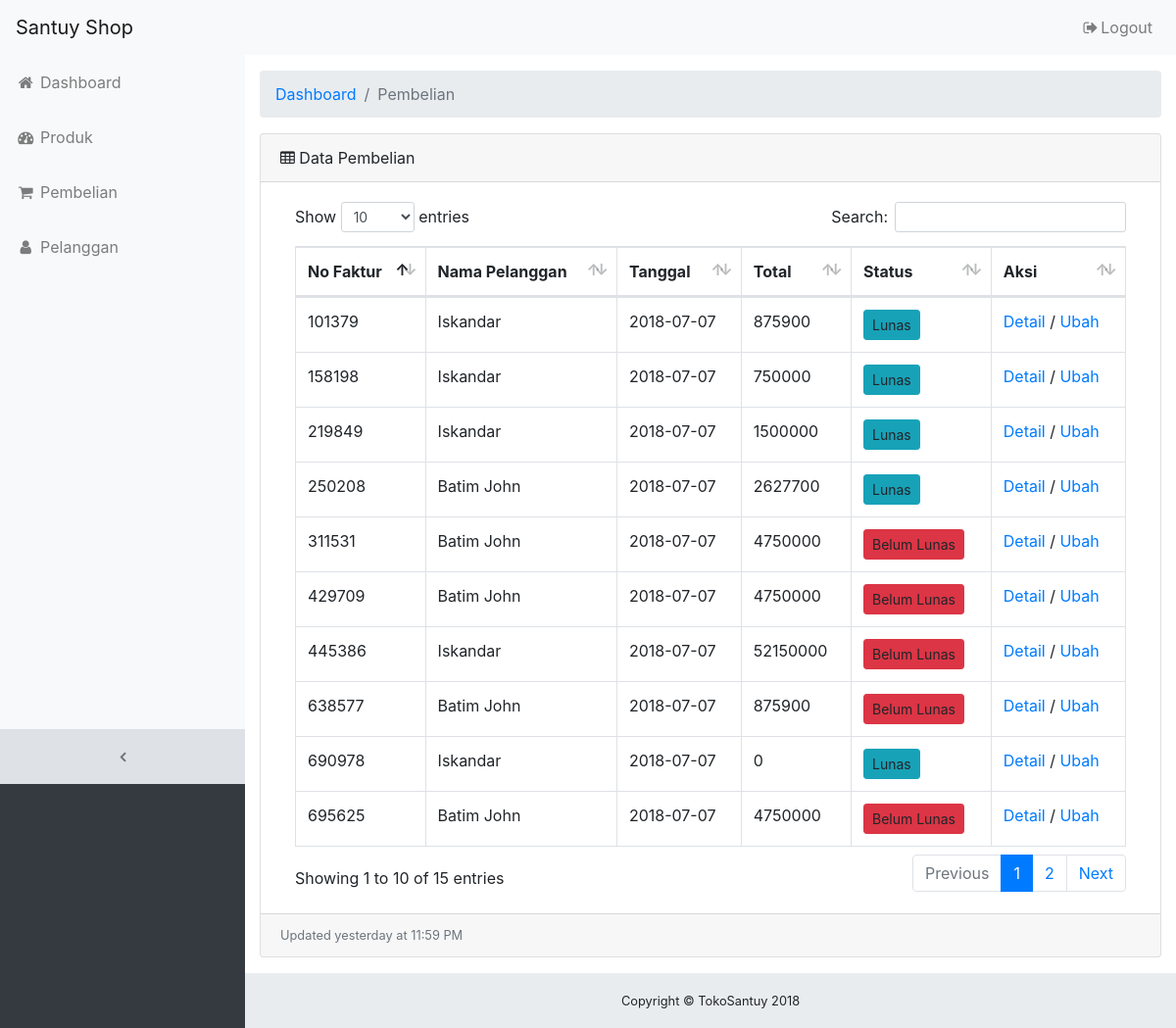
The app's page /admin/pembelian (signed in) with its own data.
### tables this page shows
CREATE TABLE `pembelian` (
  `id_pembelian` int(11) NOT NULL,
  `no_faktur` int(6) DEFAULT NULL,
  `id_pelanggan` int(11) DEFAULT NULL,
  `tanggal_pembelian` date DEFAULT NULL,
  `total_pembelian` int(11) DEFAULT NULL,
  `status_pembelian` varchar(30) NOT NULL DEFAULT 'Belum Lunas'
);

CREATE TABLE `pelanggan` (
  `id_pelanggan` int(11) NOT NULL,
  `email_pelanggan` varchar(100) DEFAULT NULL,
  `password_pelanggan` varchar(100) DEFAULT NULL,
  `nama_pelanggan` varchar(100) DEFAULT NULL,
  `alamat_pelanggan` text NOT NULL,
  `telepon_pelanggan` varchar(25) DEFAULT NULL
);

### admin/pembelian.php (the view)
<ol class="breadcrumb">
  <li class="breadcrumb-item">
    <a href="index.php">Dashboard</a>
  </li>
  <li class="breadcrumb-item active">Pembelian</li>
</ol>
<div class="card mb-3">
  <div class="card-header">
    <i class="fa fa-table"></i> Data Pembelian</div>
  <div class="card-body">
    <div class="table-responsive">
      <table class="table table-bordered" id="dataTable" width="100%" cellspacing="0">
        <thead>
          <tr>
            <th>No Faktur</th>
            <th>Nama Pelanggan</th>
            <th>Tanggal</th>
            <th>Total</th>
            <th>Status</th>
            <th>Aksi</th>
          </tr>
        </thead>
        <tbody>
          <?php $no=1;
                $ambil=$koneksi->query("SELECT * FROM pembelian JOIN pelanggan ON pembelian.id_pelanggan=pelanggan.id_pelanggan");
                while($pecah = $ambil->fetch_assoc()){ ?>
          <tr>
            <td><?php echo $pecah['no_faktur']; ?></td>
            <td><?php echo $pecah['nama_pelanggan']; ?></td>
            <td><?php echo $pecah['tanggal_pembelian']; ?></td>
            <td><?php echo $pecah['total_pembelian']; ?></td>
            <td><?php if($pecah['status_pembelian']=="Belum Lunas"){?>
                  <a class="btn btn-danger btn-sm">Belum Lunas</a>
                <?php }else{ ?>
                  <a class="btn btn-info btn-sm">Lunas</a>
                <?php } ?>
            </td>
            <td><a href="<?=web;?>admin/detail/<?php echo $pecah['id_pembelian']; ?>">Detail</a> / <a href="<?=web;?>admin/ubahstatus/<?php echo $pecah['id_pembelian']; ?>">Ubah</a>
            </td>
          </tr>
          <?php $no++; } ?>
        </tbody>
      </table>
    </div>
  </div>
  <div class="card-footer small text-muted">Updated yesterday at 11:59 PM</div>
</div>

### admin/css/sb-admin.css (style rules this page uses)
html { position: relative; min-height: 100%; }
body { overflow-x: hidden; }
body.sticky-footer { margin-bottom: 56px; }
body.fixed-nav { padding-top: 56px; }

### records on screen
pembelian: no_faktur "219849", id_pelanggan.nama_pelanggan "Iskandar", tanggal_pembelian "2018-07-07", total_pembelian "1500000", status_pembelian "Lunas"
pembelian: no_faktur "158198", id_pelanggan.nama_pelanggan "Iskandar", tanggal_pembelian "2018-07-07", total_pembelian "750000", status_pembelian "Lunas"
pembelian: no_faktur "690978", id_pelanggan.nama_pelanggan "Iskandar", tanggal_pembelian "2018-07-07", total_pembelian "0", status_pembelian "Lunas"
pembelian: no_faktur "101379", id_pelanggan.nama_pelanggan "Iskandar", tanggal_pembelian "2018-07-07", total_pembelian "875900", status_pembelian "Lunas"
pembelian: no_faktur "445386", id_pelanggan.nama_pelanggan "Iskandar", tanggal_pembelian "2018-07-07", total_pembelian "52150000", status_pembelian "Belum Lunas"
pembelian: no_faktur "311531", id_pelanggan.nama_pelanggan "Batim John", tanggal_pembelian "2018-07-07", total_pembelian "4750000", status_pembelian "Belum Lunas"
pembelian: no_faktur "695625", id_pelanggan.nama_pelanggan "Batim John", tanggal_pembelian "2018-07-07", total_pembelian "4750000", status_pembelian "Belum Lunas"
pembelian: no_faktur "638577", id_pelanggan.nama_pelanggan "Batim John", tanggal_pembelian "2018-07-07", total_pembelian "875900", status_pembelian "Belum Lunas"
pembelian: no_faktur "250208", id_pelanggan.nama_pelanggan "Batim John", tanggal_pembelian "2018-07-07", total_pembelian "2627700", status_pembelian "Lunas"
pembelian: no_faktur "429709", id_pelanggan.nama_pelanggan "Batim John", tanggal_pembelian "2018-07-07", total_pembelian "4750000", status_pembelian "Belum Lunas"

### other values on screen
nama "TokoSantuy"
